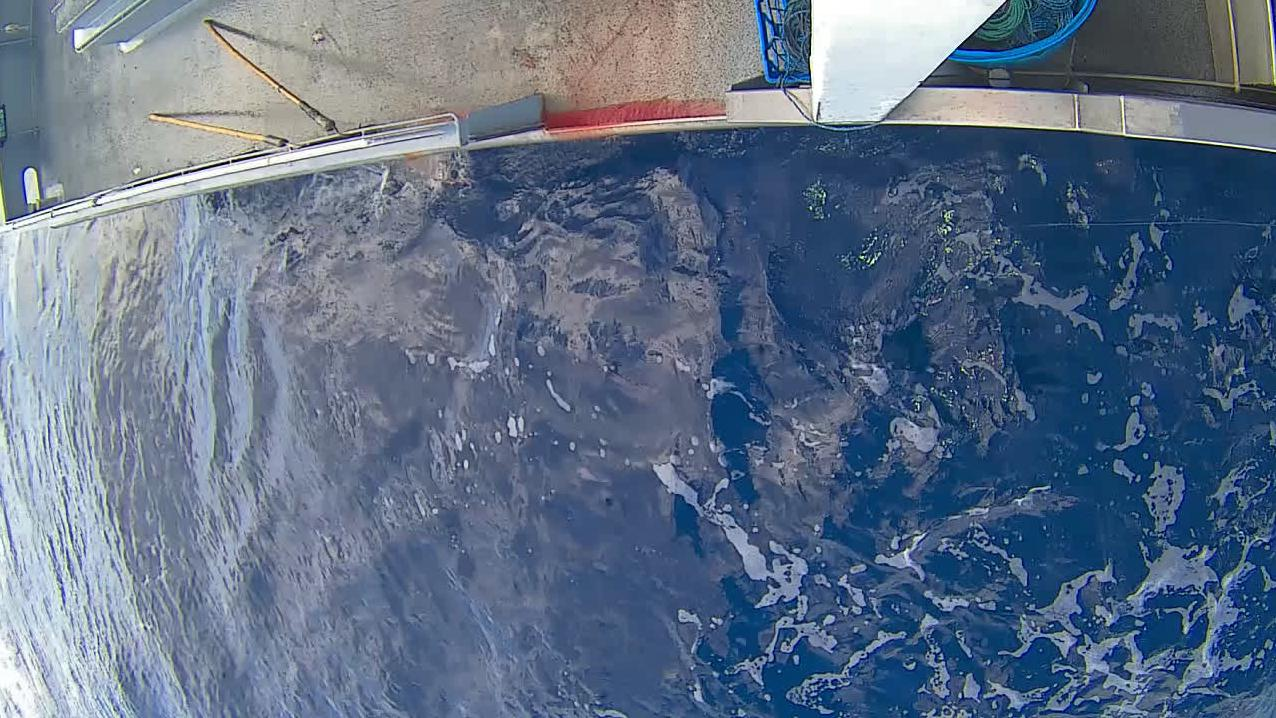
#> input picture Kaggle/NCFM/img_00062.jpg, 1276 x 718 px
$ python -i pre_process.py   (imports and definitions only)
#> lines starting #> are read from the running program, lines starting #| are printed output that depends on the picture
#> further down, picture is the input picture: shape (718, 1276, 3); mean B, G, R 135.1, 111.4, 94.5
"""
pre-processing Images
Transformations need to do on Images  - please check the link below to see the output of each function

"""


## First Translation
import numpy as np
import cv2

# Translate
# [62 lines left out: functions translate_xy, rotate, Image_read, day_to_night, shear_image, not called in this run]


 # Brightness or adding colour to Dark Image. Generally green light
def bright_image(image):
    hsv = cv2.cvtColor(image,cv2.COLOR_BGR2HSV)
#> hsv: shape (718, 1276, 3); mean H, S, V 98.2, 96.9, 137.5
    h, s, v = cv2.split(hsv)
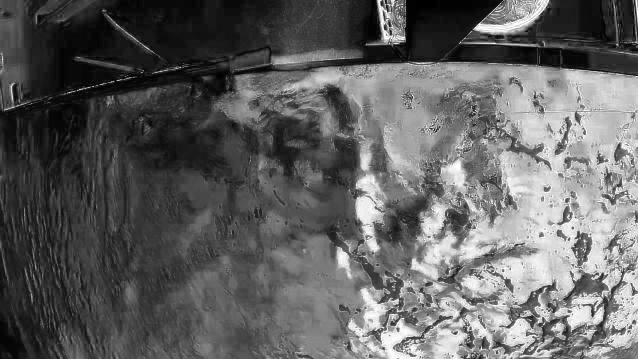
#> s: shape (718, 1276) (shown at 1/2 size); min 0, max 255, mean 96.9
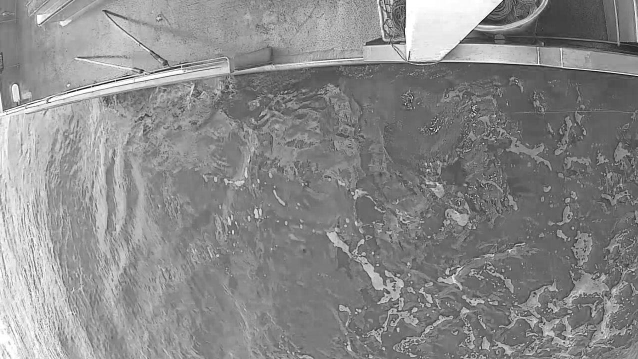
#> v: shape (718, 1276) (shown at 1/2 size); min 1, max 255, mean 137.5
    h +=60
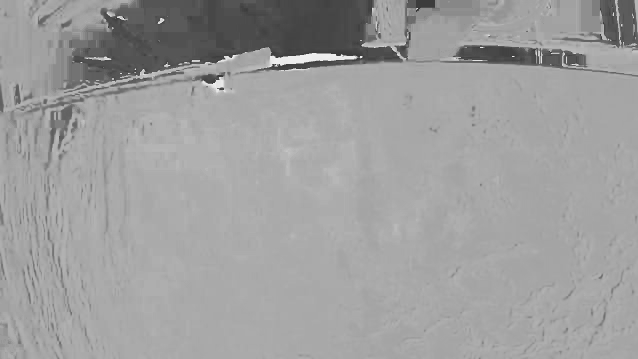
#> h: shape (718, 1276) (shown at 1/2 size); min 60, max 239, mean 158.2
    final_hsv = cv2.merge((h, s, v))
#> final_hsv: shape (718, 1276, 3); mean H, S, V 158.2, 96.9, 137.5
    image = cv2.cvtColor(final_hsv,cv2.COLOR_HSV2RGB)
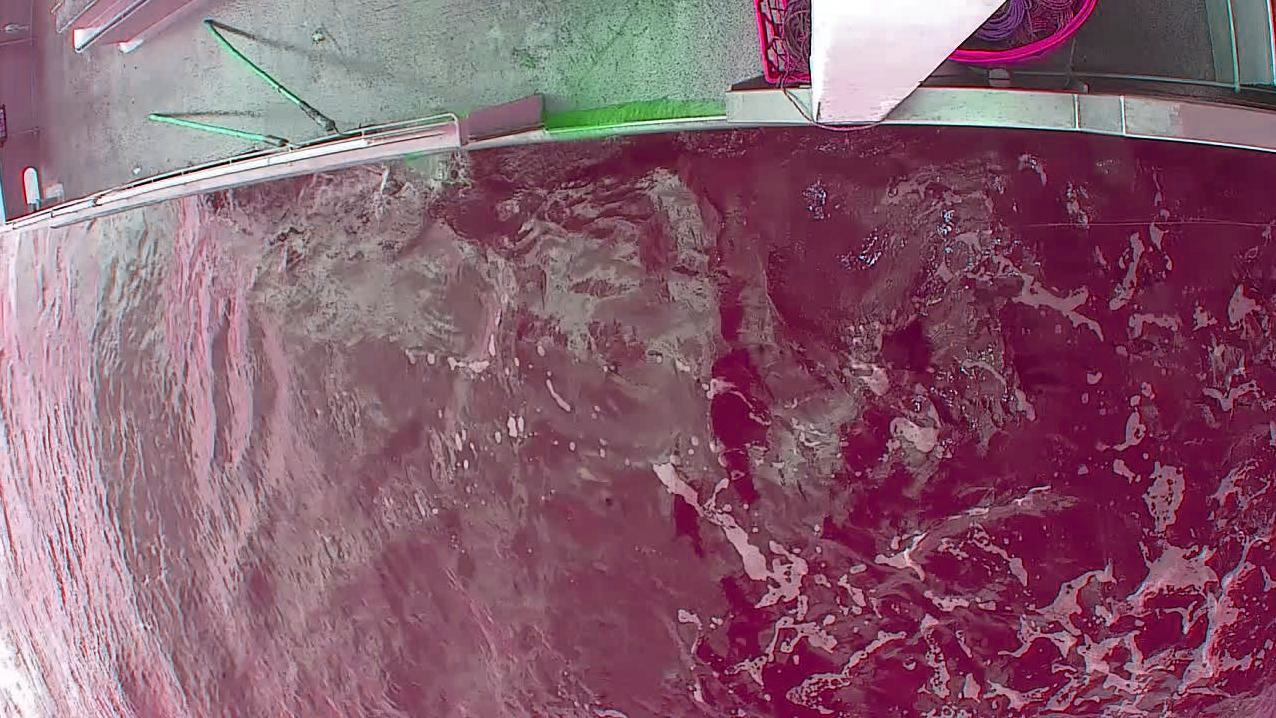
#> image: shape (718, 1276, 3); mean R, G, B 135.1, 94, 111
    return image

>>> import cv2
>>> picture = cv2.imread('../NCFM/img_00062.jpg')
>>> result = bright_image(picture)

$ run again, on Kaggle/NCFM/img_00107.jpg
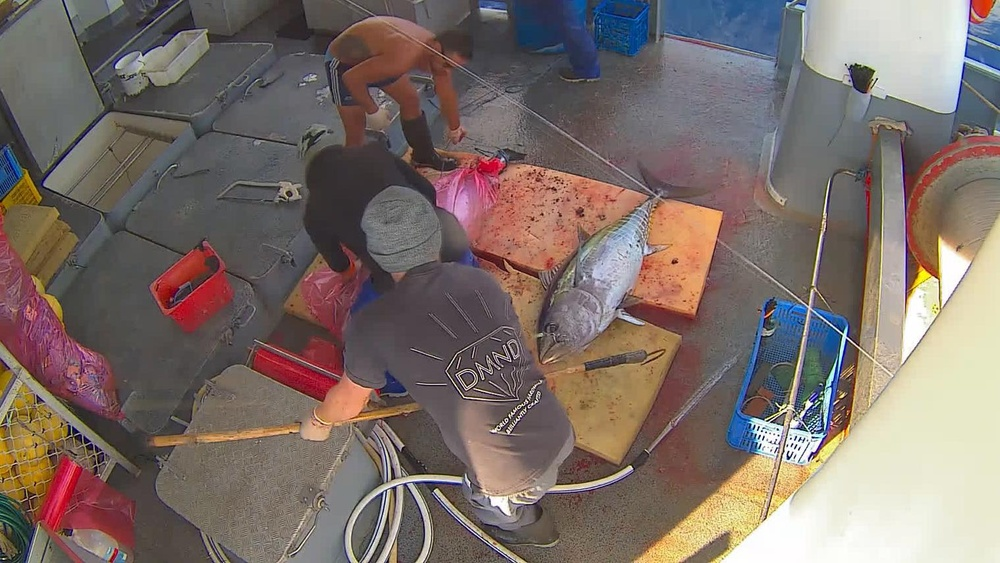
#> input picture Kaggle/NCFM/img_00107.jpg, 1000 x 563 px, shrunk from 1518 x 854 before the run
#> picture is the input picture: shape (563, 1000, 3); mean B, G, R 105.3, 110.9, 124.4
#> hsv: shape (563, 1000, 3); mean H, S, V 65.1, 59.2, 129.8
#> in bright_image, `h +=60`:
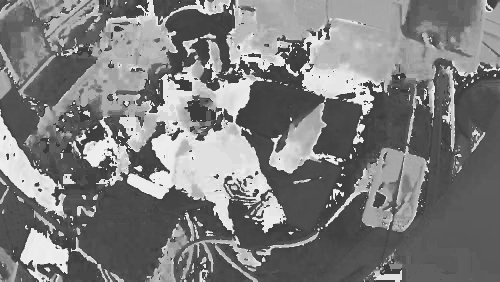
#> h: shape (563, 1000) (shown at 1/2 size); min 60, max 239, mean 125.1
#> final_hsv: shape (563, 1000, 3); mean H, S, V 125.1, 59.2, 129.8
#> in bright_image, `image = cv2.cvtColor(final_hsv,cv2.COLOR_HSV2RGB)`:
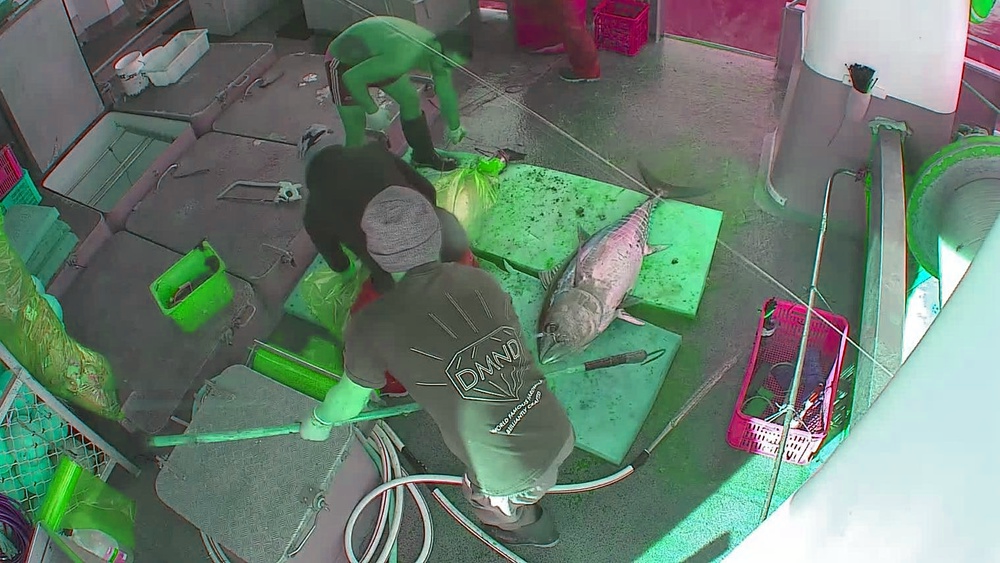
#> image: shape (563, 1000, 3); mean R, G, B 104.9, 124.3, 110.5

$ run again, on Kaggle/NCFM/img_00116.jpg
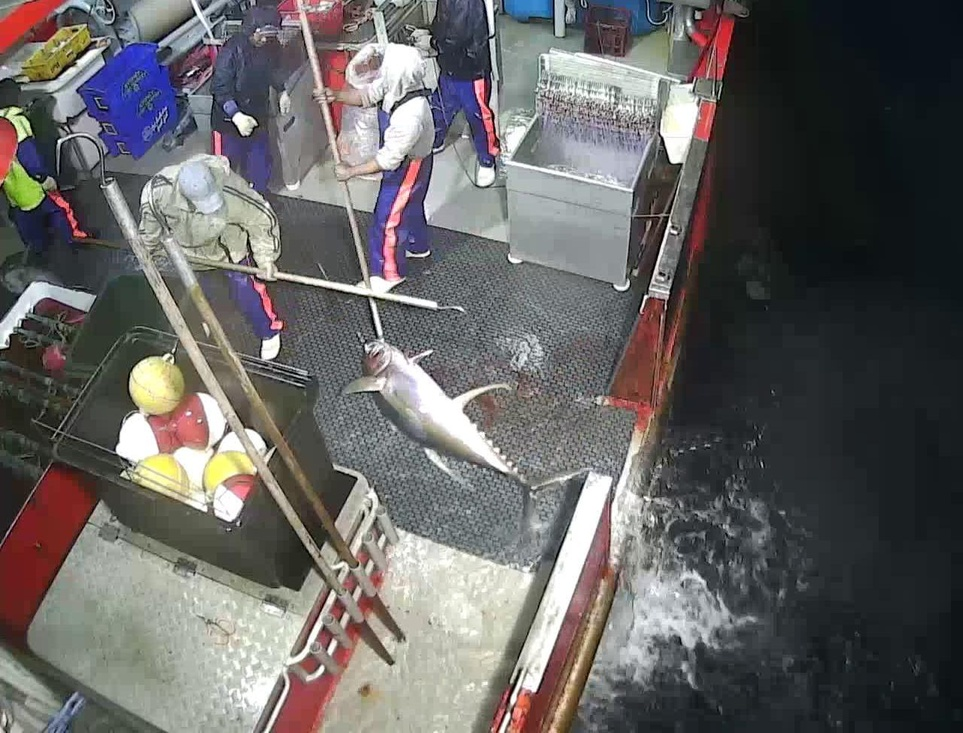
#> input picture Kaggle/NCFM/img_00116.jpg, 963 x 733 px, shrunk from 1280 x 974 before the run
#> picture is the input picture: shape (733, 963, 3); mean B, G, R 99.5, 100.2, 102.1
#> hsv: shape (733, 963, 3); mean H, S, V 75.8, 48.1, 109.6
#> in bright_image, `h +=60`:
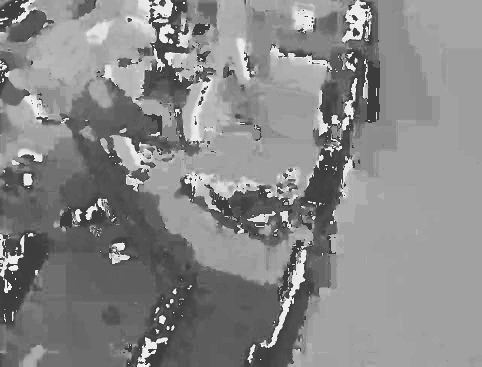
#> h: shape (733, 963) (shown at 1/2 size); min 60, max 239, mean 135.8
#> final_hsv: shape (733, 963, 3); mean H, S, V 135.8, 48.1, 109.6
#> in bright_image, `image = cv2.cvtColor(final_hsv,cv2.COLOR_HSV2RGB)`:
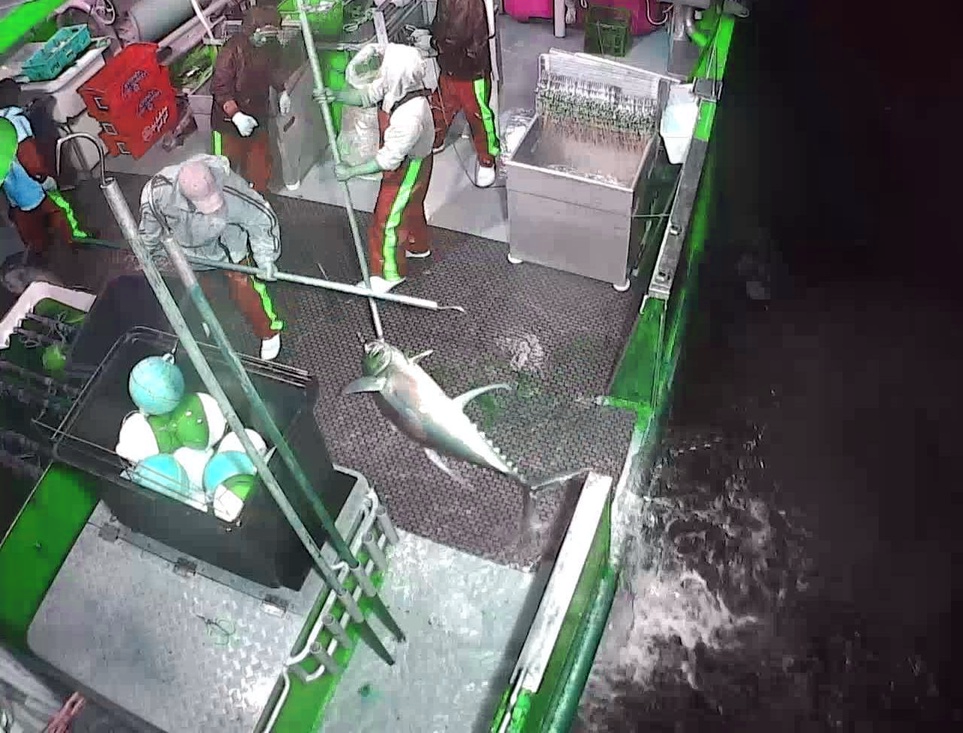
#> image: shape (733, 963, 3); mean R, G, B 99.3, 101.7, 99.9
